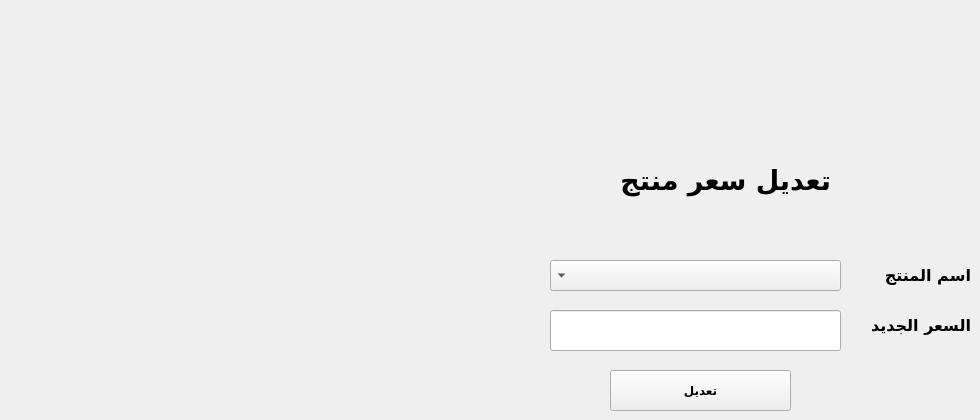
      <widget class="QWidget" name="tab_8">
       <attribute name="title">
        <string>تعديل سعر منتج</string>
       </attribute>
       <widget class="QLabel" name="label_74">
        <property name="geometry">
         <rect>
          <x>860</x>
          <y>310</y>
          <width>111</width>
          <height>31</height>
         </rect>
        </property>
        <property name="font">
         <font>
          <family>Dubai</family>
          <pointsize>12</pointsize>
          <weight>75</weight>
          <bold>true</bold>
         </font>
        </property>
        <property name="text">
         <string>السعر الجديد </string>
        </property>
       </widget>
       <widget class="QPushButton" name="EditProductPushButton">
        <property name="geometry">
         <rect>
          <x>610</x>
          <y>370</y>
          <width>181</width>
          <height>41</height>
         </rect>
        </property>
        <property name="font">
         <font>
          <family>Dubai</family>
          <pointsize>9</pointsize>
          <weight>75</weight>
          <bold>true</bold>
         </font>
        </property>
        <property name="text">
         <string>تعديل</string>
        </property>
       </widget>
       <widget class="QLineEdit" name="EditProducgtPricecomboBox">
        <property name="geometry">
         <rect>
          <x>550</x>
          <y>310</y>
          <width>291</width>
          <height>41</height>
         </rect>
        </property>
       </widget>
       <widget class="QLabel" name="label_73">
        <property name="geometry">
         <rect>
          <x>870</x>
          <y>260</y>
          <width>101</width>
          <height>31</height>
         </rect>
        </property>
        <property name="font">
         <font>
          <family>Dubai</family>
          <pointsize>12</pointsize>
          <weight>75</weight>
          <bold>true</bold>
         </font>
        </property>
        <property name="text">
         <string>اسم المنتج</string>
        </property>
       </widget>
       <widget class="QLabel" name="label_72">
        <property name="geometry">
         <rect>
          <x>600</x>
          <y>150</y>
          <width>231</width>
          <height>61</height>
         </rect>
        </property>
        <property name="font">
         <font>
          <family>Dubai</family>
          <pointsize>20</pointsize>
          <weight>75</weight>
          <bold>true</bold>
         </font>
        </property>
        <property name="text">
         <string>تعديل سعر منتج</string>
        </property>
       </widget>
       <widget class="QComboBox" name="EditProductcomboBox">
        <property name="geometry">
         <rect>
          <x>550</x>
          <y>260</y>
          <width>291</width>
          <height>31</height>
         </rect>
        </property>
        <property name="layoutDirection">
         <enum>Qt::RightToLeft</enum>
        </property>
       </widget>
      </widget>
